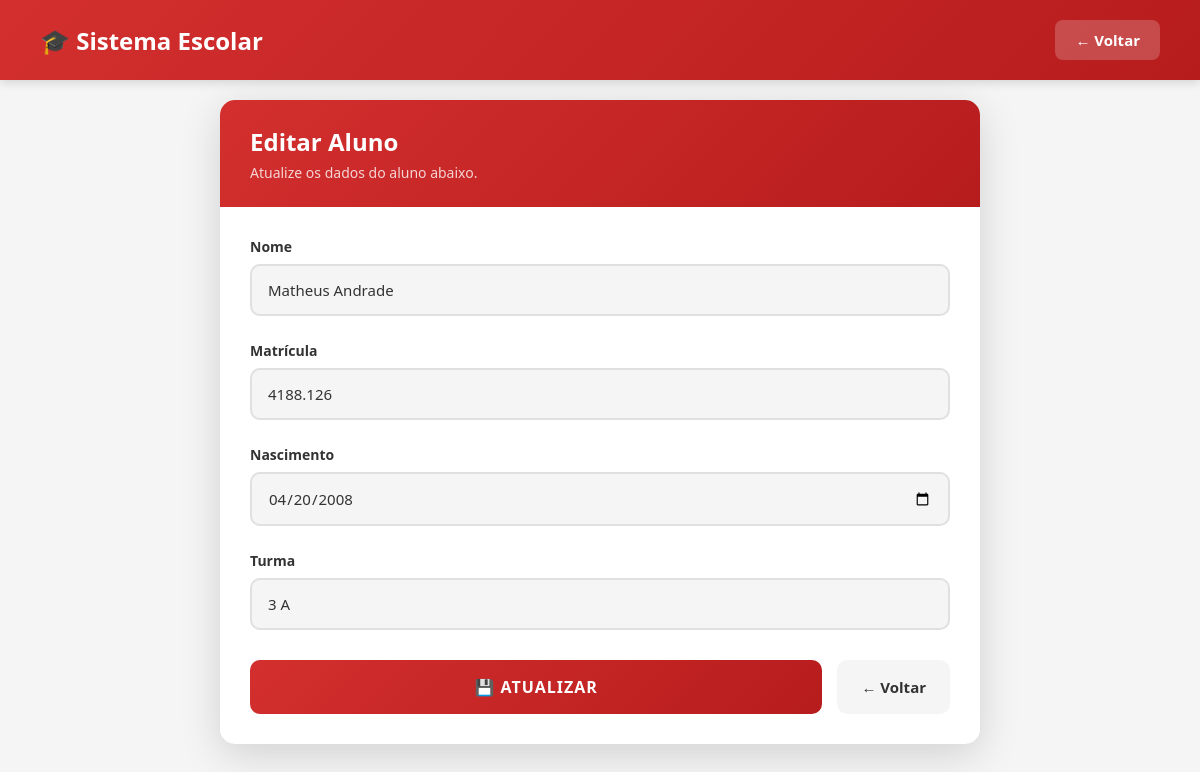
/editar_aluno/1 (signed in), run on the app's committed database.
### tables this page shows
CREATE TABLE alunos(
    id INTEGER PRIMARY KEY AUTOINCREMENT,
    nome TEXT NOT NULL,
    matricula TEXT UNIQUE NOT NULL,
    nascimento TEXT NOT NULL,
    turma TEXT
);

### app.py (the view, shortened to what this page needs)
@app.route("/editar_aluno/<int:id>", methods=["GET", "POST"])
def editar_aluno(id):
    if "usuario" not in session:
        return redirect("/")
    conn = sqlite3.connect("banco.db")
    cursor = conn.cursor()
    cursor.execute(
        "SELECT * FROM alunos WHERE id=?",
        (id,)
    )
    aluno = cursor.fetchone()
    conn.close()
    return render_template(
        "editar_aluno.html",
        aluno=aluno
    )

### templates/editar_aluno.html (shortened to what this page needs)
<!DOCTYPE html>
<html lang="pt-br">
<head>
    <link rel="stylesheet" href="{{ url_for('static', filename='css/editar_aluno.css') }}">
</head>
<body>
    <header class="header">
        <h1>🎓 Sistema Escolar</h1>
        <a href="/alunos" class="btn-voltar">← Voltar</a>
    </header>
    <div class="container">
        <div class="form-card">
            <div class="card-header">
                <h2>Editar Aluno</h2>
                <p>Atualize os dados do aluno abaixo.</p>
            </div>
            <div class="card-body">
                <form method="POST">
                    <div class="form-group">
                        <label for="nome">Nome</label>
                        <input type="text"
                               id="nome"
                               name="nome"
                               value="{{ aluno[1] }}"
                               class="form-control"
                               placeholder="Digite o nome completo"
                               required>
                    </div>
                    <div class="form-group">
                        <label for="matrícula">Matrícula</label>
                        <input type="text"
                               id="matricula"
                               name="matricula"
                               value="{{ aluno[2] }}"
                               class="form-control"
                               placeholder="Digite a matrícula"
                               required>
                    </div>
                    <div class="form-group">
                        <label for="nascimento">Nascimento</label>
                        <input type="date"
                               id="nascimento"
                               name="nascimento"
                               value="{{ aluno[3] }}"
                               class="form-control"
                               required>
                    </div>
                    <div class="form-group">
                        <label for="turma">Turma</label>
                        <input type="text"
                               id="turma"
                               name="turma"
                               value="{{ aluno[4] }}"
                               class="form-control"
                               placeholder="Digite a turma">
                    </div>
                    <div class="btn-group">
                        <button type="submit" class="btn-submit">
                            💾 Atualizar
                        </button>
                        <a href="/alunos" class="btn-voltar">
                            ← Voltar
                        </a>
                    </div>
                </form>
            </div>
        </div>
    </div>
</body>
</html>

### static/css/editar_aluno.css (style rules this page uses)
* { margin: 0; padding: 0; box-sizing: border-box; }
:root { --vermelho: #d32f2f; --vermelho-escuro: #b71c1c; --vermelho-claro: #ff5252; --verde: #4caf50; --cinza-escuro: #333333; --cinza-medio: #666666; --cinza-claro: #f5f5f5; --branco: #ffffff; --sombra: rgba(0, 0, 0, 0.1); --sombra-forte: rgba(0, 0, 0, 0.15); }
body { font-family: 'Segoe UI', Tahoma, Geneva, Verdana, sans-serif; background-color: var(--cinza-claro); min-height: 100vh; display: flex; flex-direction: column; }
.header { background: linear-gradient(135deg, var(--vermelho) 0%, var(--vermelho-escuro) 100%); color: var(--branco); padding: 20px 40px; display: flex; justify-content: space-between; align-items: center; box-shadow: 0 2px 10px var(--sombra-forte); position: fixed; top: 0; left: 0; right: 0; z-index: 100; }
.header h1 { font-size: 24px; font-weight: 600; display: flex; align-items: center; gap: 12px; }
.header .btn-voltar { background: rgba(255, 255, 255, 0.2); color: var(--branco); padding: 10px 20px; border-radius: 8px; text-decoration: none; font-weight: 600; transition: all 0.3s ease; }
.container { width: 100%; max-width: 800px; margin: 0 auto; padding: 100px 20px 40px; }
.form-card { background: var(--branco); border-radius: 15px; box-shadow: 0 10px 40px var(--sombra-forte); overflow: hidden; }
.card-header { background: linear-gradient(135deg, var(--vermelho) 0%, var(--vermelho-escuro) 100%); padding: 25px 30px; }
.card-header h2 { color: var(--branco); font-size: 24px; font-weight: 600; }
.card-header p { color: rgba(255, 255, 255, 0.8); font-size: 14px; margin-top: 5px; }
.card-body { padding: 30px; }
.form-group { margin-bottom: 25px; }
.form-group label { display: block; color: var(--cinza-escuro); font-size: 14px; font-weight: 600; margin-bottom: 8px; }
.form-control { width: 100%; padding: 14px 16px; border: 2px solid #e0e0e0; border-radius: 10px; font-size: 15px; font-family: 'Segoe UI', sans-serif; transition: all 0.3s ease; background: var(--cinza-claro); color: var(--cinza-escuro); }
.form-control::placeholder { color: #999; }
.btn-group { display: flex; gap: 15px; margin-top: 30px; }
.btn-submit { flex: 1; padding: 16px 24px; background: linear-gradient(135deg, var(--vermelho) 0%, var(--vermelho-escuro) 100%); color: var(--branco); border: none; border-radius: 10px; font-size: 16px; font-weight: 700; font-family: 'Segoe UI', sans-serif; text-transform: uppercase; letter-spacing: 1px; cursor: pointer; transition: all 0.3s ease; display: flex; align-items: center; justify-content: center; gap: 10px; }
.btn-voltar { padding: 16px 24px; background: var(--cinza-claro); color: var(--cinza-escuro); border: none; border-radius: 10px; font-size: 15px; font-weight: 600; text-decoration: none; transition: all 0.3s ease; display: flex; align-items: center; justify-content: center; gap: 8px; }

### data on the page
alunos: nome "Matheus Andrade", matricula "4188.126", nascimento "04/20/2008", turma "3 A"
